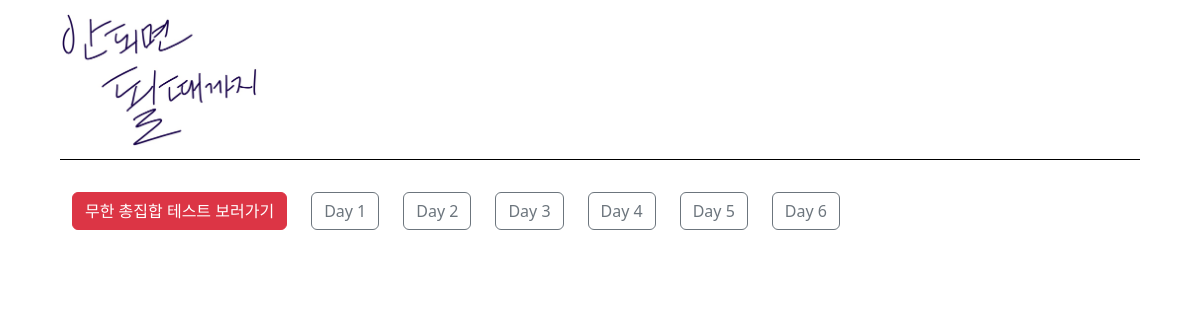
/quiz/ (signed in), run on the app's committed database.
### study/models.py (models this page shows)
class Vocabulary(models.Model):
    author = models.ForeignKey(User, on_delete=models.CASCADE)
    name = models.CharField(max_length=100)

### quiz/views.py (the view)
# urls.py: path("", views.quiz, name="quiz"),
def quiz(request):
    vocabularys = Vocabulary.objects.filter(author = request.user)
    template = loader.get_template('quiz/quiz.html')
    context = {
        "vocabularys":vocabularys,
    }
    return HttpResponse(template.render(context, request))

### templates/quiz/quiz.html (shortened to what this page needs)
<!DOCTYPE html>
<html lang="ko">
<head>
    {% load static %}
    <link rel="stylesheet" href="{% static 'quiz/css/quiz.css' %}">
    <link href="https://cdn.jsdelivr.net/npm/bootstrap@5.2.1/dist/css/bootstrap.min.css" rel="stylesheet">
</head>
<body>
    <div class="title">
        <img src="{% static 'study/img/vocafight_logo.png' %}" class="logo">
    </div>
    <div class="vocabulary">
        <button type="button" class="btn btn-danger daily_btn" onclick="location.href='/quiz/all/'">무한 총집합 테스트 보러가기</button>
    {% for vocabulary in vocabularys %}
        <button class="btn btn-outline-secondary daily_btn" onclick="location.href='/quiz/{{vocabulary.id}}/'">{{vocabulary.name}}</button>
    {% endfor %}
    </div>
</body>
</html>

### static/quiz/css/quiz.css (style rules this page uses)
body { display: flex; flex-direction: column; justify-content: center; align-items: center; }
.title { display: flex; align-items: center; width: 90vw; height: 20vmin; font-size: 5vh; border-bottom: 1px solid black; margin-bottom: 3vh; }
.logo { width: 25vmin; cursor: pointer; }
.vocabulary { display: flex; width: 90vw; flex-wrap: wrap; }
.daily_btn { margin: 1vh 1vw 1vh 1vw; }

### data on the page
Vocabulary: name "Day 1"
Vocabulary: name "Day 2"
Vocabulary: name "Day 3"
Vocabulary: name "Day 4"
Vocabulary: name "Day 5"
Vocabulary: name "Day 6"
